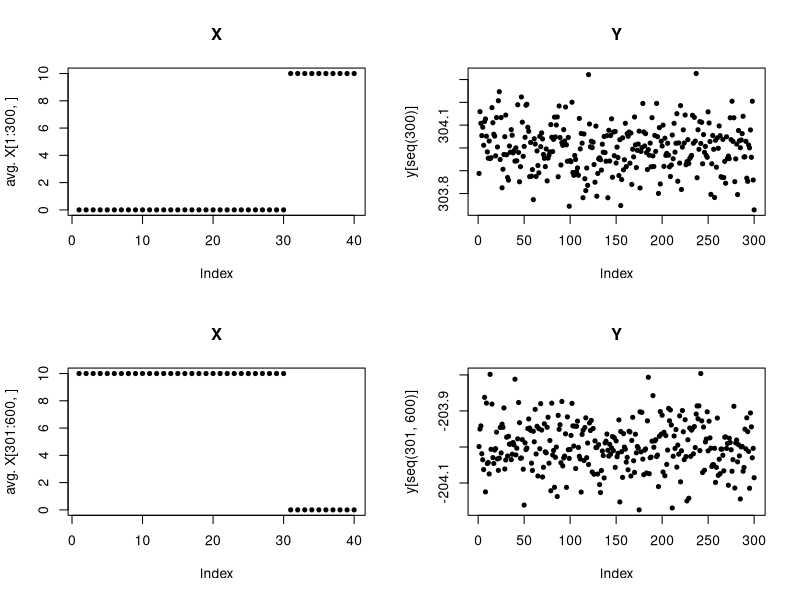
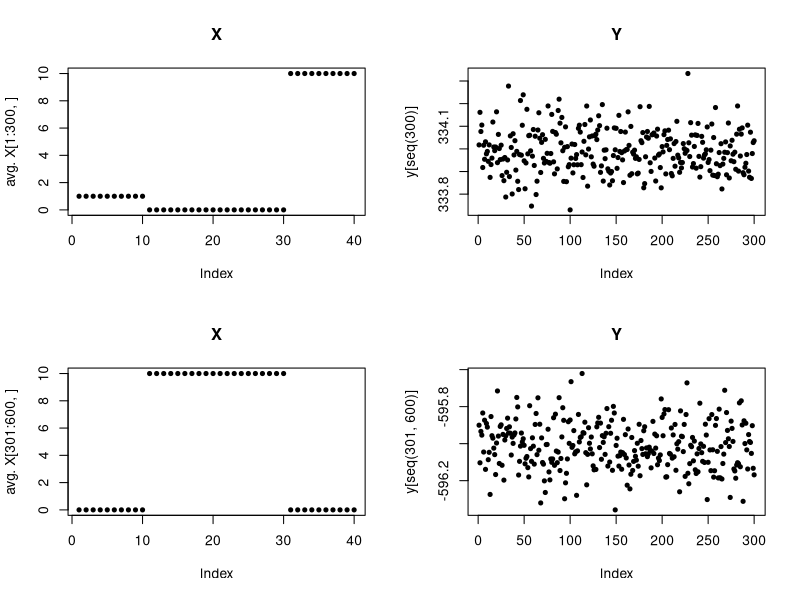
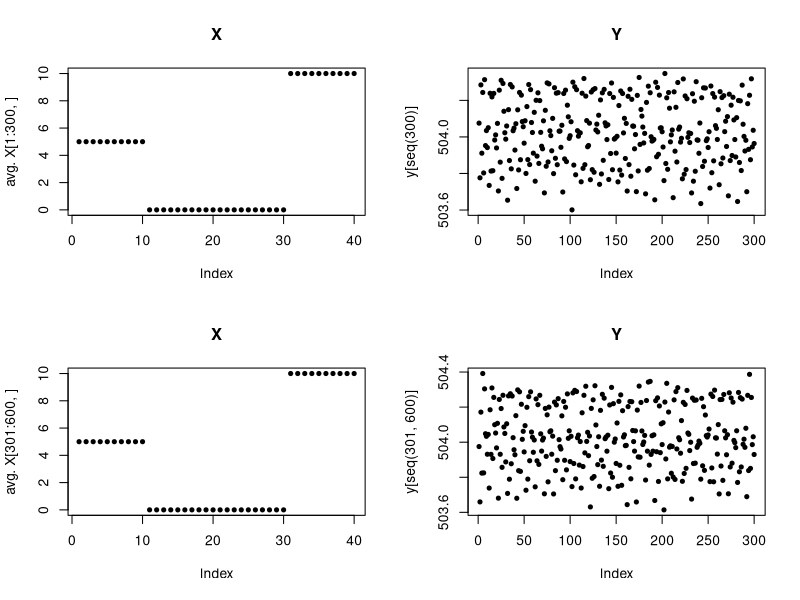

Write the R code that produced these figures, in order.
set.seed(1); 
N1 <- 300
N2 <- 300
N <- N1 + N2

d <- matrix(NA, ncol= 40, nrow= N)

q <- list(); q[[1]] <- seq(10); q[[2]] <- seq(11,20); q[[3]] <- seq(21,30); q[[4]] <- seq(31,40)

if(F){
d[seq(N1), c(q[[1]], q[[2]])] <- rnorm(20 * N1, mean= 0, sd= .01)
d[seq(N1), c(q[[3]], q[[4]])] <- rnorm(20 * N1, mean= 10, sd= .01)

d[seq((N2 + 1), N), c(q[[1]], q[[2]])] <- rnorm(20 * N2, mean= 10, sd= .01)
d[seq((N2 + 1), N), c(q[[3]], q[[4]])] <- rnorm(20 * N2, mean= 0, sd= .01)
}


####################################################
####################################################
print("simulatioin 1")
d[seq(N1), c(q[[1]], q[[2]], q[[3]])] <- 0
d[seq(N1), c(q[[4]])] <- rnorm(10 * N1, mean= 10, sd= .01)

d[seq((N2 + 1), N), c(q[[1]], q[[2]], q[[3]])] <- rnorm(30 * N2, mean= 10, sd= .01)
d[seq((N2 + 1), N), c(q[[4]])] <- 0
# y <- c(rnorm(N1, mean= 10, sd= .01), rnorm(N2, mean= 0, sd= .01))
y <- rowSums(d[, q[[3]]]) * 2 + rowSums(d[, q[[4]]]) * 3 + 4
y[seq((N2 + 1), N)] <- -y[seq((N2 + 1), N)]
write.table(d, "fl_sim_features_1.txt", quote= F, row.names= F, col.names= F)
writeLines(as.character(y), "fl_sim_response_1.txt")

pdf("simulation_1.pdf")
par(mfrow= c(2,2))
plot(colMeans(d[seq(300), ]), main= "X", ylab= "avg. X[1:300, ]", pch= 20)
plot(y[seq(300)], main= "Y", pch= 20)
plot(colMeans(d[seq(301, 600), ]), main= "X", ylab= "avg. X[301:600, ]", pch= 20)
plot(y[seq(301, 600)], main= "Y", pch= 20)
dev.off()

rm(list= c("d", "y"))
####################################################
####################################################
print("simulatioin 2")
#set.seed(1); 
d <- matrix(NA, ncol= 40, nrow= N)
d[seq(N1), c(q[[1]], q[[2]], q[[3]])] <- 0
d[seq(N1), c(q[[1]])] <- 1
d[seq(N1), c(q[[4]])] <- rnorm(10 * N1, mean= 10, sd= .01)

d[seq((N2 + 1), N), c(q[[2]], q[[3]])] <- rnorm(20 * N2, mean= 10, sd= .01)
d[seq((N2 + 1), N), q[[1]]] <- 0
d[seq((N2 + 1), N), c(q[[4]])] <- 0
# y <- c(rnorm(N1, mean= 10, sd= .01), rnorm(N2, mean= 0, sd= .01))
y <- rowSums(d[, c(q[[1]], q[[4]])]) * 3 + 4
y[seq((N2 + 1), N)] <- -rowSums(d[seq((N2 + 1), N), c(q[[2]], q[[3]])]) * 3 + 4

write.table(d, "fl_sim_features_2.txt", quote= F, row.names= F, col.names= F)
writeLines(as.character(y), "fl_sim_response_2.txt")

pdf("simulation_2.pdf")
par(mfrow= c(2,2))
plot(colMeans(d[seq(300), ]), main= "X", ylab= "avg. X[1:300, ]", pch= 20)
plot(y[seq(300)], main= "Y", pch= 20)
plot(colMeans(d[seq(301, 600), ]), main= "X", ylab= "avg. X[301:600, ]", pch= 20)
plot(y[seq(301, 600)], main= "Y", pch= 20)
dev.off()

rm(list= c("d", "y"))
####################################################
####################################################
print("simulatioin 3")
#set.seed(1); 
d <- matrix(NA, ncol= 40, nrow= N)
d[seq(N), c(q[[1]], q[[2]], q[[3]])] <- 0 + rnorm(30 * N, mean= 0, sd= .01)
d[seq(N), c(q[[1]])] <- rnorm(10 * N, mean= 5, sd= .01)
#d[seq(N), c(q[[1]])] <- 1 + rnorm(10, 0, .01)
d[seq(N), c(q[[4]])] <- rnorm(10 * N, mean= 10, sd= .01)

y <- rowSums(d[, q[[1]][1:5]]) * 2 +  rowSums(d[q[[4]],]) * 3 + 4 + rnorm(N, mean= 0, sd= .01)

write.table(d, "fl_sim_features_3.txt", quote= F, row.names= F, col.names= F)
writeLines(as.character(y), "fl_sim_response_3.txt")

pdf("simulation_3.pdf")
par(mfrow= c(2,2))
plot(colMeans(d[seq(300), ]), main= "X", ylab= "avg. X[1:300, ]", pch= 20)
plot(y[seq(300)], main= "Y", pch= 20)
plot(colMeans(d[seq(301, 600), ]), main= "X", ylab= "avg. X[301:600, ]", pch= 20)
plot(y[seq(301, 600)], main= "Y", pch= 20)
dev.off()

